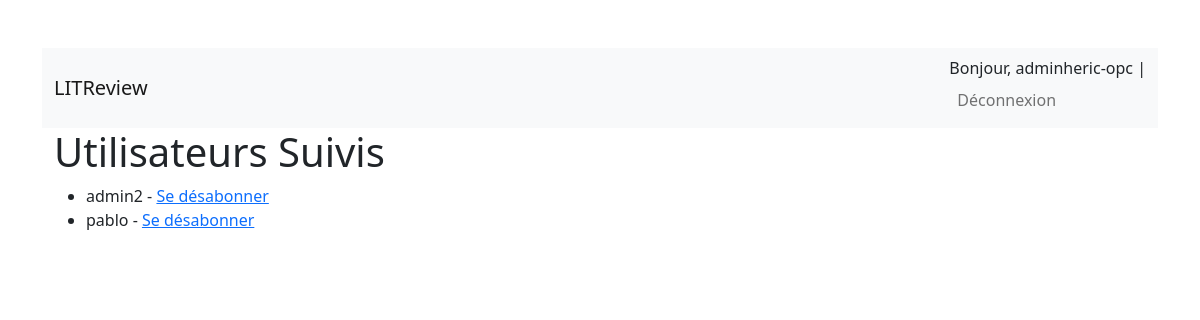
Before: /feed/follows/ (signed in) with the older database file.
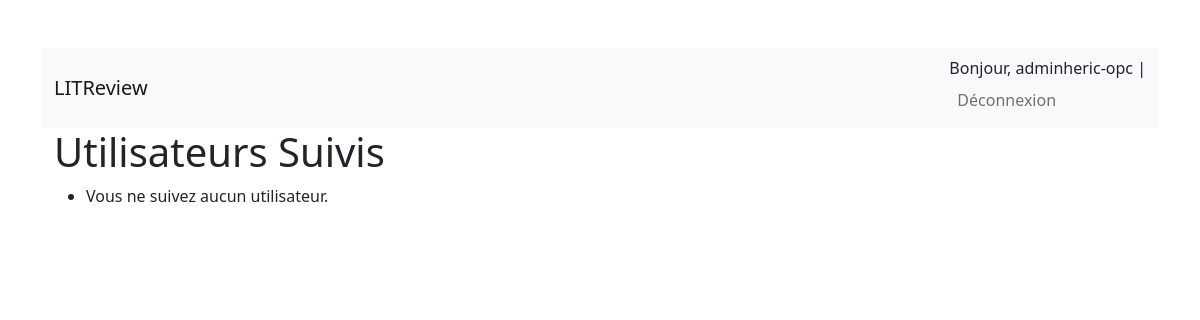
After: the same page with the newer database file.
### feed/models.py (models this page shows)
class UserFollows(models.Model):
    user = models.ForeignKey(settings.AUTH_USER_MODEL, on_delete=models.CASCADE, related_name='following')
    followed_user = models.ForeignKey(settings.AUTH_USER_MODEL, on_delete=models.CASCADE, related_name='followed_by')
    class Meta:
        unique_together = ('user', 'followed_user')

### accounts/models.py (models this page shows)
class User(AbstractUser):
    pass

### feed/views.py (the view)
# urls.py: path('follows/', UserFollowsCreateView.as_view(), name='follow_list'),
class UserFollowsCreateView(LoginRequiredMixin, ListView):
    model = UserFollows
    template_name = 'feed/user_follows.html'
    context_object_name = 'follows'
    def get_queryset(self):
        return UserFollows.objects.filter(user=self.request.user)

### feed/templates/feed/user_follows.html
{% extends 'base.html' %}
{% block content %}
<div class="container">
    <h1>Utilisateurs Suivis</h1>
    <ul>
        {% for follow in follows %}
        <li>{{ follow.followed_user.username }} - <a href="{% url 'feed:unfollow' follow.pk %}">Se désabonner</a></li>
        {% empty %}
        <li>Vous ne suivez aucun utilisateur.</li>
        {% endfor %}
    </ul>
</div>
{% endblock %}

Changed rows visible on the page:
removed UserFollows: followed_user.username "admin2"
removed UserFollows: followed_user.username "pablo"
Other visible differences:
text now shown: "Vous ne suivez aucun utilisateur."
